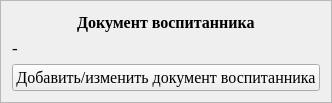
        <widget class="QFrame" name="frame_2">
         <property name="frameShape">
          <enum>QFrame::StyledPanel</enum>
         </property>
         <property name="frameShadow">
          <enum>QFrame::Raised</enum>
         </property>
         <layout class="QVBoxLayout" name="verticalLayout_2" stretch="1,3,1">
          <item>
           <layout class="QHBoxLayout" name="horizontalLayout_7">
            <item>
             <spacer name="horizontalSpacer_3">
              <property name="orientation">
               <enum>Qt::Horizontal</enum>
              </property>
              <property name="sizeHint" stdset="0">
               <size>
                <width>40</width>
                <height>20</height>
               </size>
              </property>
             </spacer>
            </item>
            <item>
             <widget class="QLabel" name="label_7">
              <property name="font">
               <font>
                <family>Times New Roman</family>
                <pointsize>12</pointsize>
                <bold>true</bold>
               </font>
              </property>
              <property name="text">
               <string>Документ воспитанника</string>
              </property>
             </widget>
            </item>
            <item>
             <spacer name="horizontalSpacer_4">
              <property name="orientation">
               <enum>Qt::Horizontal</enum>
              </property>
              <property name="sizeHint" stdset="0">
               <size>
                <width>40</width>
                <height>20</height>
               </size>
              </property>
             </spacer>
            </item>
           </layout>
          </item>
          <item>
           <widget class="QLabel" name="label_ChildDocumentData">
            <property name="font">
             <font>
              <family>Times New Roman</family>
              <pointsize>13</pointsize>
              <bold>false</bold>
             </font>
            </property>
            <property name="text">
             <string>-</string>
            </property>
            <property name="wordWrap">
             <bool>true</bool>
            </property>
           </widget>
          </item>
          <item>
           <widget class="QPushButton" name="pushButton_AddUpdateChildDoc">
            <property name="font">
             <font>
              <family>Times New Roman</family>
              <pointsize>12</pointsize>
              <bold>false</bold>
             </font>
            </property>
            <property name="text">
             <string>Добавить/изменить документ воспитанника</string>
            </property>
           </widget>
          </item>
         </layout>
        </widget>
